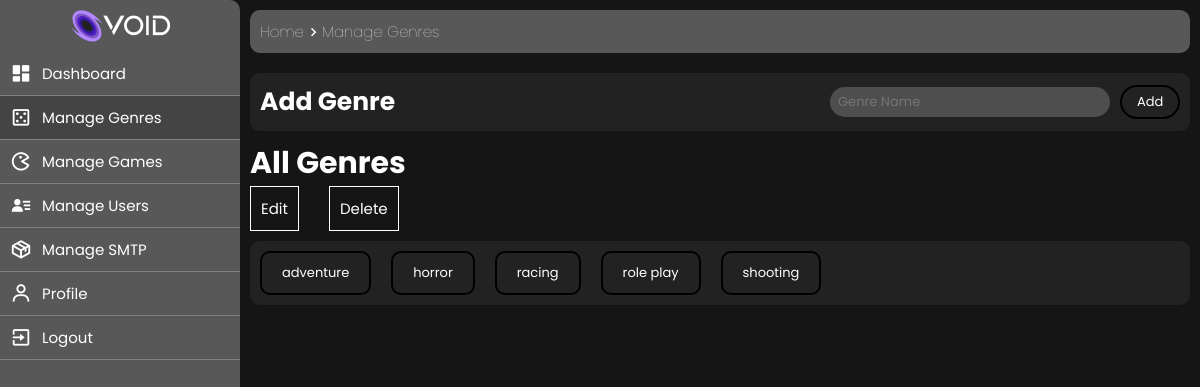
Screenshot of /admin/manage_genres (signed in) with the database file from the repository.
### tables this page shows
CREATE TABLE IF NOT EXISTS `genre` (
  `id` int NOT NULL AUTO_INCREMENT,
  `name` varchar(250) DEFAULT NULL,
  PRIMARY KEY (`id`),
  UNIQUE KEY `name` (`name`)
);

### controller/AdminPageController.php (called while the page is built, shortened)
<?php
class AdminPageController {
  public static function manageGenres() {
    $genre = new Genre();
    $data = [
      "total_genre" => $genre->getTotalGenre(),
      "genres" => $genre->getAllGenreNames()
    ];
    AdminPageView::manageGenresPage($data, $_SESSION["csrf_token"]);
  }
}

### core/Router.php (called while the page is built, shortened)
<?php
class Router {
  private $routes = [];
  public function get($path, $callback) {
    $this->routes[self::METHOD_GET][$path] = $callback;
  }
  public function post($path, $callback) {
    $this->routes[self::METHOD_POST][$path] = $callback;
  }
  public function listen() {
    $path = Request::getPath();
    $method = Request::getMethod();
    $callback = $this->routes[$method][$path] ?? false;
    call_user_func($callback);
  }
}

### public/index.php (called while the page is built, shortened)
<?php
$router = new Router();
$router->get("/", [LandingPageController::class, "signUpIn"]);
$router->get("/signin", [LandingPageController::class, "signUpIn"]);
$router->get("/signup", [LandingPageController::class, "signUpIn"]);
$router->get("/verifyotp", [LandingPageController::class, "verifyOTP"]);
$router->get("/forgotpass", [LandingPageController::class, "forgotPass"]);
$router->get("/resetpass", [LandingPageController::class, "resetPass"]);
$router->get("/_404", [LandingPageController::class, "pageNotFound"]);
$router->post("/signup", [Authentication::class, "signUp"]);
$router->post("/signin", [Authentication::class, "signIn"]);
$router->get("/signout", [Authentication::class, "signOut"]);
$router->post("/verifyotp", [Authentication::class, "verifyOTP"]);
$router->post("/forgotpass", [Authentication::class, "forgotPass"]);
$router->post("/resetpass", [Authentication::class, "resetPass"]);
$router->get("/admin/", [AdminPageController::class, "dashboard"]);
$router->get("/admin/dashboard", [AdminPageController::class, "dashboard"]);
$router->get("/admin/manage_genres", [AdminPageController::class, "manageGenres"]);
$router->get("/admin/manage_games", [AdminPageController::class, "manageGames"]);
$router->get("/admin/manage_users", [AdminPageController::class, "manageUsers"]);
$router->get("/admin/manage_smtp", [AdminPageController::class, "manageSMTP"]);
$router->get("/admin/profile", [AdminPageController::class, "profile"]);
$router->post("/admin/manage_genres/add_genre", [GenreController::class, "addGenre"]);
$router->get("/admin/manage_genres/edit_genre", [AdminPageController::class, "editGenre"]);
$router->post("/admin/manage_genres/edit_genre", [GenreController::class, "editGenre"]);
$router->get("/admin/manage_genres/delete_genre", [AdminPageController::class, "deleteGenre"]);
$router->post("/admin/manage_genres/delete_genre", [GenreController::class, "deleteGenre"]);
$router->get("/admin/manage_games/add_game", [AdminPageController::class, "addGame"]);
$router->post("/admin/manage_games/add_game", [GameController::class, "addGame"]);
$router->get("/admin/manage_games/preview_game", [AdminPageController::class, "previewGame"]);
$router->get("/admin/manage_games/edit_game", [AdminPageController::class, "editGame"]);
$router->post("/admin/manage_games/edit_game", [GameController::class, "editGame"]);
$router->get("/admin/manage_games/delete_game", [AdminPageController::class, "deleteGame"]);
$router->post("/admin/manage_games/delete_game", [GameController::class, "deleteGame"]);
$router->post("/admin/manage_users/ban_user", [UserController::class, "banUser"]);
$router->post("/admin/manage_users/unban_user", [UserController::class, "unbanUser"]);
$router->get("/admin/manage_smtp/update_smtp", [AdminPageController::class, "updateSMTP"]);
$router->post("/admin/manage_smtp/update_smtp", [SMTPController::class, "updateSMTP"]);
$router->post("/admin/manage_smtp/testing_smtp", [SMTPController::class, "testingSMTP"]);
$router->get("/admin/profile/update", [AdminPageController::class, "updateProfile"]);
$router->post("/admin/profile/update", [AdminController::class, "updateProfile"]);
$router->get("/admin/profile/reset_dp", [AdminController::class, "resetDP"]);
$router->post("/admin/profile/reset_pass", [AdminPageController::class, "resetPassword"]);
$router->post("/admin/change_pass", [AdminController::class, "changePassword"]);
$router->get("/user/", [UserPageController::class, "dashboard"]);
$router->get("/user/profile", [UserPageController::class, "profile"]);
$router->get("/user/visit_game", [UserPageController::class, "visitGame"]);
$router->get("/user/game_genre", [UserPageController::class, "gameGenre"]);
$router->post("/user/visit_game/add_fav", [FavoriteGameController::class, "addFavorite"]);
$router->post("/user/visit_game/del_fav", [FavoriteGameController::class, "delFavorite"]);
$router->post("/user/visit_game/add_review", [GameReviewController::class, "addReview"]);
$router->post("/user/visit_game/del_review", [GameReviewController::class, "delReview"]);
$router->post("/user/profile/update", [UserController::class, "updateProfile"]);
$router->get("/user/profile/reset_dp", [UserController::class, "resetDP"]);
$router->post("/user/profile/reset_pass", [UserController::class, "updateProfile"]);
$router->post("/user/del_acc", [UserController::class, "delAccount"]);
$router->listen();

### model/Genre.php (called while the page is built, shortened)
<?php
class Genre {
  private $db;
  public function __construct() {
    $this->db = Database::connect();
  }
  public function getAllGenreNames() {
    $stmt = $this->db->prepare("SELECT `name` FROM `genre`");
    if(!$stmt->execute()) {
      return false;
    }
    return $stmt->fetchAll(PDO::FETCH_ASSOC);
  }
  public function getTotalGenre() {
    $stmt = $this->db->prepare("SELECT COUNT(*) AS total_genre FROM `genre`");
    if(!($stmt->execute())) {
      return false;
    }
    return ($stmt->fetch(PDO::FETCH_ASSOC))["total_genre"];
  }
}

### core/Database.php (called while the page is built, shortened)
<?php
class Database {
  public static function connect() {
    $pdo = null;
    $server_name = null;
    $db_name = null;
    if(
      $_SERVER["SERVER_NAME"] === "localhost" ||
      $_SERVER["SERVER_ADDR"] === "127.0.0.1" ||
      $_SERVER["SERVER_ADDR"] === "192.168.1.72") {
      $server_name = "localhost";
      $db_name = "game_manager";
    } else {
      $server_name = "localhost";
      $db_name = "";
    }
    try {
      $pdo = new PDO("mysql:host={$server_name};dbname={$db_name}", "root", "");
      $pdo->setAttribute(PDO::ATTR_ERRMODE, PDO::ERRMODE_EXCEPTION);
    } catch(Exception $pdo_err) {
      echo
      "<script>
        alert(\"{$pdo_err->getMessage()}\");
        window.location.href = \"/\";
      </script>";
      session_unset();
      session_destroy();
      exit();
    }
    return $pdo;
  }
}

### core/Utilities.php (called while the page is built, shortened)
<?php
class Utilities {
  public static function getPath() {
    return dirname(__DIR__);
  }
}

### view/AdminPageView.php (the view, shortened to what this page needs)
<?php
class AdminPageView {
  public static function manageGenresPage($data, $csrf_token) {
    $page = file_get_contents(Utilities::getPath() . "/view/page/admin/manage-genres.html");
    $side_bar = file_get_contents(Utilities::getPath() . "/view/page/admin/side-bar.html");
    $side_bar = str_replace("{logo}", "../res/img/logo-white.png", $side_bar);
    $page = str_replace("{side_bar}", $side_bar, $page);
    $page = str_replace("{csrf_token}", $csrf_token, $page);
    $total_genre = $data["total_genre"];
    $genre_names = $data["genres"];
    if($total_genre === 0) {
      $page = str_replace("{genre}", "<i>No available genres yet.</i>", $page);
    } else {
      for($i = 0; $i < $total_genre; $i++) {
        $genres = "<div class='genre'>{$genre_names[$i]['name']}</div>";
        $placeholder = "{genre}";
        if($i < ($total_genre - 1)) {
          $genres = $genres . "\n" . $placeholder;
        }
        $page = str_replace("{genre}", $genres, $page);
      }
    }
    echo $page;
  }
}

### public/css/general-style.css (style rules this page uses)
* { margin: 0; padding: 0; box-sizing: border-box; font-family: 'Poppins', sans-serif; }
html { font-size: 62.5%; scroll-behavior: smooth; }
:root { --input-box-bg1: rgba(255, 255, 255, 0.2); --bg-toast: rgba(46, 46, 46, 0.651); --bg-success: rgba(0, 253, 42, 0.651); --bg-error: rgba(231, 17, 17, 0.651); --nav-background:rgb(88, 88, 88); --profile-container-background:rgb(88, 88, 88); --btn-color1:#b48cfc; --hover-color:#b48cfc; --sec-hover-color:#7d56c7; --main-text-color:white; --main-color: #8455c4; --sec-text-color:black; --btn-color:rgba(255, 255, 255, 0.865); --btn-hover-color:rgba(255, 255, 255, 0.5); --wrapperbg: rgba(39, 39, 39, 0.4); --link-hover:rgb(157, 5, 195); }
a { text-decoration: none; }

### public/css/admin/admin-side-bar-style.css (style rules this page uses)
#side_bar { width: clamp(15vw, 20vw, 30rem); background-color: var(--nav-background); display: flex; flex-direction: column; align-items: center; border-top-right-radius: 1rem; border-bottom-right-radius: 1rem; }
@media (min-width: 725px) { #side_bar > nav { display: flex; } }
@media (min-width: 725px) { #top_bar { justify-content: center; } }
#top_bar { width: 100%; display: flex; align-items: center; }
#top_bar > img { padding: 1rem; width: clamp(10rem, 50%, 15rem); }
#side_bar > nav { align-self: normal; flex-grow: 1; flex-shrink: 1; flex-direction: column; transition: all ease 0.5s; }
#side_bar a { padding: 1rem; color: var(--main-text-color); font-size: 1.5rem; display: flex; align-items: center; gap: 1rem; border-bottom: 1px solid #808080; transition: all ease 0.3s; }
nav i { font-size: 2.2rem; }
.selected { background-color: rgb(68, 68, 68); }

### public/css/admin/admin-pages-style.css (style rules this page uses)
body { background-color: #151515; }
#wrapper { min-height: 100vh; display: flex; }
main { padding: 1rem; flex: 1 1 70vw; display: flex; flex-direction: column; }
#page_bar { padding: 1rem; color: var(--main-text-color); background-color: rgb(88, 88, 88); border-radius: 1rem; display: flex; flex-wrap: wrap; align-items: center; }
#page_bar a { color: var(--main-text-color); }
#page_bar h2 { font-size: 1.5rem; font-weight: 100; }
#page_bar i { font-size: 1.8rem; }

### public/css/admin/admin-manage-genres-style.css (style rules this page uses)
main { gap: 2rem; }
#container { display: flex; flex-direction: column; gap: 1rem; }
#add_genre_container { padding: 1rem; background-color: #222; color: var(--main-text-color); display: flex; flex-wrap: wrap; justify-content: space-between; align-items: center; align-content: center; gap: 2rem; border-radius: 1rem; }
#add_genre_container > h1 { font-size: 2.5rem; }
#add_genre_container > form { width: clamp(25rem, 100%, 35rem); display: flex; flex-wrap: wrap; justify-content: space-between; align-items: center; gap: 0.5rem; }
#genre_name { flex-grow: 1; flex-shrink: 1; padding: 0.5rem 0.8rem; font-size: 1.3rem; color: var(--main-text-color); background-color: var(--input-box-bg1); border: none; border-radius: 100rem; outline: none; }
#add_genre { flex-grow: 1; flex-shrink: 1; padding: 0.5rem 0.8rem; font-size: 1.3rem; color: var(--main-text-color); background-color: transparent; border: 0.2rem solid #000; border-radius: 100rem; cursor: pointer; transition: all ease 0.2s; }
#all_genres_container > h1 { color: var(--main-text-color); font-size: 3rem; }
#all_genres_buttons { padding-bottom: 1rem; display: flex; gap: 3rem; }
#all_genres_buttons > a { padding: 1rem; font-size: 1.5rem; color: var(--main-text-color); border: 1px solid white; transition: all ease 0.2s; }
#genres { background-color: #222; color: var(--main-text-color); font-size: 1.5rem; padding: 1rem; display: flex; flex-wrap: wrap; gap: 2rem; border-radius: 1rem; }
.genre { width: fit-content; padding: 1rem 2rem; color: var(--main-text-color); font-size: 1.3rem; border: 0.2rem solid #000; border-radius: 1rem; cursor: pointer; transition: all ease 0.5s; }

### rows the page displays
genre: name "adventure"
genre: name "horror"
genre: name "racing"
genre: name "role play"
genre: name "shooting"
